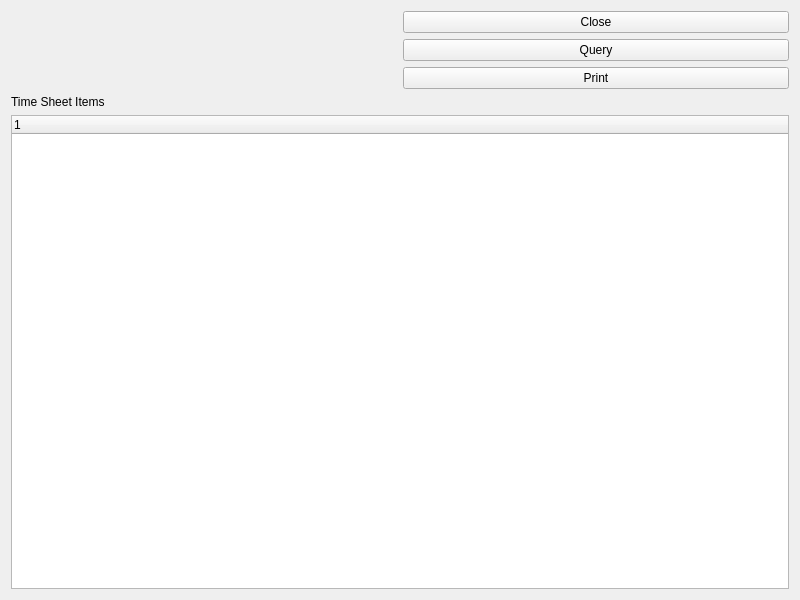
<?xml version="1.0" encoding="UTF-8"?>
<ui version="4.0">
 <comment>This file is part of the xtte package for xTuple ERP: PostBooks Edition, a free and
open source Enterprise Resource Planning software suite,
Copyright (c) 1999-2011 by OpenMFG LLC, d/b/a xTuple.
It is licensed to you under the Common Public Attribution License
version 1.0, the full text of which (including xTuple-specific Exhibits)
is available at www.xtuple.com/CPAL.  By using this software, you agree
to be bound by its terms.</comment>
 <class>dspTimeExpenseHistory</class>
 <widget class="QWidget" name="dspTimeExpenseHistory">
  <property name="geometry">
   <rect>
    <x>0</x>
    <y>0</y>
    <width>800</width>
    <height>600</height>
   </rect>
  </property>
  <property name="windowTitle">
   <string>Time Expense History</string>
  </property>
  <layout class="QGridLayout" name="gridLayout_2">
   <item row="0" column="0">
    <widget class="ParameterWidget" name="_parameterWidget"/>
   </item>
   <item row="0" column="1">
    <layout class="QVBoxLayout" name="verticalLayout">
     <item>
      <widget class="QPushButton" name="_close">
       <property name="text">
        <string>Close</string>
       </property>
      </widget>
     </item>
     <item>
      <widget class="QPushButton" name="_query">
       <property name="text">
        <string>Query</string>
       </property>
      </widget>
     </item>
     <item>
      <widget class="QPushButton" name="_print">
       <property name="text">
        <string>Print</string>
       </property>
      </widget>
     </item>
     <item>
      <spacer name="verticalSpacer">
       <property name="orientation">
        <enum>Qt::Vertical</enum>
       </property>
       <property name="sizeHint" stdset="0">
        <size>
         <width>20</width>
         <height>0</height>
        </size>
       </property>
      </spacer>
     </item>
    </layout>
   </item>
   <item row="1" column="0" colspan="2">
    <widget class="QFrame" name="_frame">
     <property name="sizePolicy">
      <sizepolicy hsizetype="Preferred" vsizetype="Expanding">
       <horstretch>0</horstretch>
       <verstretch>1</verstretch>
      </sizepolicy>
     </property>
     <property name="frameShape">
      <enum>QFrame::NoFrame</enum>
     </property>
     <property name="frameShadow">
      <enum>QFrame::Raised</enum>
     </property>
     <layout class="QGridLayout" name="gridLayout">
      <property name="margin">
       <number>0</number>
      </property>
      <item row="0" column="0">
       <widget class="QLabel" name="_listLit">
        <property name="text">
         <string>Time Sheet Items</string>
        </property>
       </widget>
      </item>
      <item row="1" column="0">
       <widget class="XTreeWidget" name="_list">
        <property name="populateLinear">
         <bool>false</bool>
        </property>
       </widget>
      </item>
     </layout>
    </widget>
   </item>
  </layout>
 </widget>
 <customwidgets>
  <customwidget>
   <class>ParameterWidget</class>
   <extends>QWidget</extends>
   <header>parameterwidget.h</header>
  </customwidget>
  <customwidget>
   <class>XTreeWidget</class>
   <extends>QTreeWidget</extends>
   <header>xtreewidget.h</header>
   <container>1</container>
  </customwidget>
 </customwidgets>
 <resources/>
 <connections/>
</ui>
